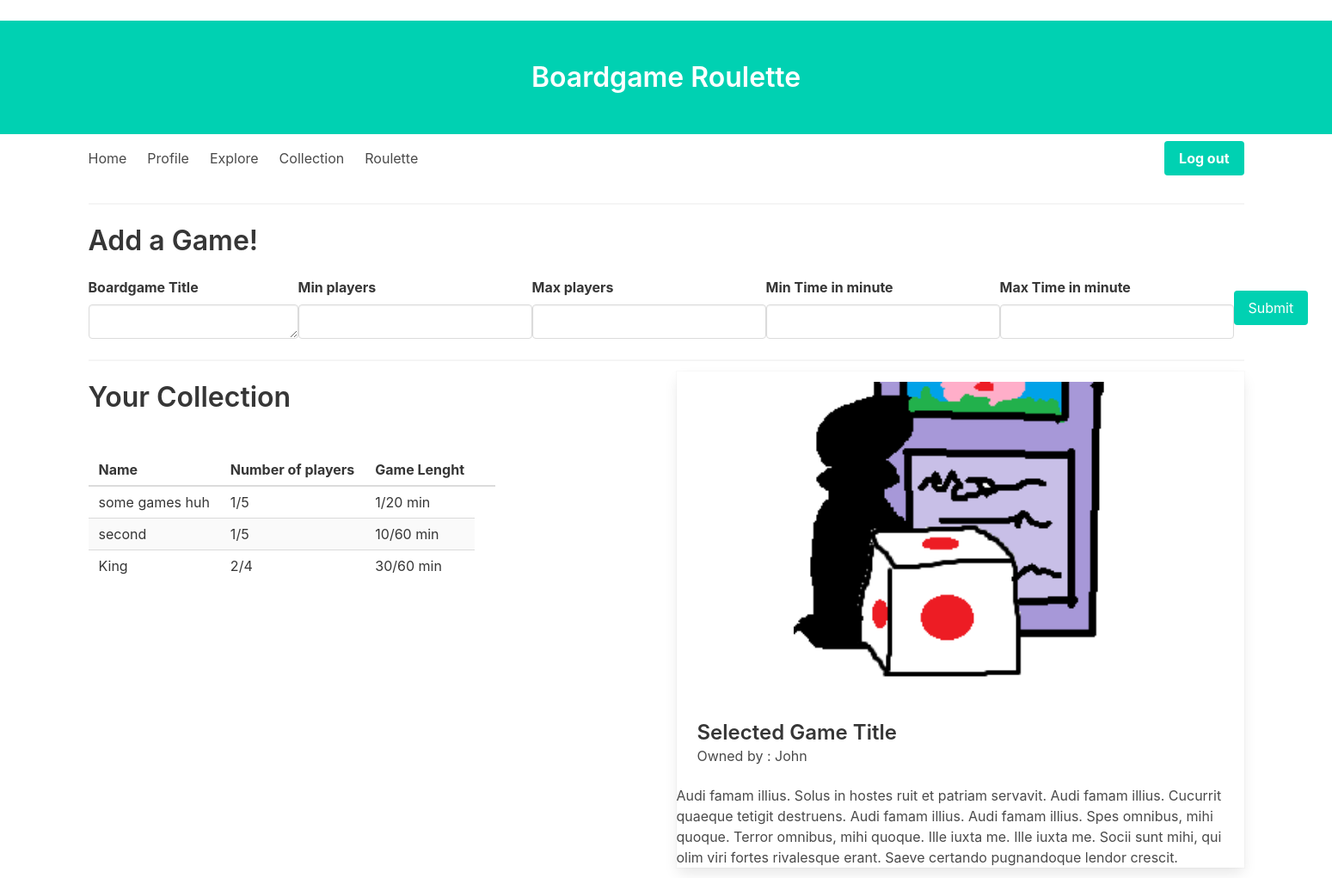
Page /collection (signed in) on the committed database.
### app/models.py (models this page shows, shortened)
class Boardgame(db.Model):
    id = db.Column(db.Integer, primary_key=True)
    title = db.Column(db.String(140))
    player_number_min = db.Column(db.Integer)
    player_number_max = db.Column(db.Integer)
    playtime_low = db.Column(db.Integer)
    playtime_max = db.Column(db.Integer)

### app/boardgame_views.py (the view, shortened to what this page needs)
@app.route("/collection", methods=["GET", "POST"])
@login_required
def collection():
    form = AddBoardgame()
    games = current_user.collection
    return render_template(
        "collection.html", title="Your collection", games=games, form=form
    )

### app/forms.py
class AddBoardgame(FlaskForm):
    title = TextAreaField(
        "Boardgame Title", validators=[DataRequired(), Length(min=1, max=140)]
    )
    player_number_min = IntegerField(
        "Min players", validators=[DataRequired(), NumberRange(min=1, max=None)]
    )
    player_number_max = IntegerField(
        "Max players", validators=[DataRequired(), NumberRange(min=1, max=None)]
    )
    playtime_low = IntegerField(
        "Min Time in minute", validators=[DataRequired(), NumberRange(min=0, max=None)]
    )
    playtime_max = IntegerField(
        "Max Time in minute", validators=[DataRequired(), NumberRange(min=0, max=None)]
    )
    submit = SubmitField("Add")

### app/models.py (called while the page is built)
@login.user_loader
def load_user(id):
    return User.query.get(int(id))

### app/user_views.py (called while the page is built)
@app.before_request
def before_request():
    if current_user.is_authenticated:
        current_user.last_seen = datetime.utcnow()
        db.session.commit()

### app/templates/collection.html (shortened to what this page needs)
﻿{% extends "base.html" %}
{% block content %}
    <div class="container">
    <h1 class="title">Add a Game!</h1>
    <form role="form" action="" method="post">
        <nav class="level">
            <div class="level-item">
                <div class="field">
                    <label class="label">{{ form.title.label }}</label>
                    <div class="control">
                        {{ form.title(class_="input") }}
                    </div>
                </div>
            </div>
<div class="level-item">
            <div class="field">
                <label class="label">{{ form.player_number_min.label }}</label>
                <div class="control">
                    {{ form.player_number_min(class_="input") }}
                </div>
            </div>
    </div>
<div class="level-item">
            <div class="field">
                <label class="label">{{ form.player_number_max.label }}</label>
                <div class="control">
                    {{ form.player_number_max(class_="input") }}
                </div>
            </div>
    </div>
            <div class="level-item">
            <div class="field">
                <label class="label">{{ form.playtime_low.label }}</label>
                <div class="control">
                    {{ form.playtime_low(class_="input") }}
                </div>
            </div>
</div>
<div class="level-item">
            <div class="field">
                <label class="label">{{ form.playtime_max.label }}</label>
                <div class="control">
                    {{ form.playtime_max(class_="input") }}
                </div>
            </div>
    </div>
<div class="level-item">
            <div class="field">
                <p class="control">
                    <button class="button is-primary">
                        Submit
                    </button>
                </p>
            </div>
    </div>
    </nav>
        </form>
        </div>
<hr>
<section>
    <div class="columns">
    <div class="column">
        <h1 class="title">Your Collection</h1>
        <table class="table is-striped">
            <thead>
                <tr>
                    <th>Name</th>
                    <th>Number of players</th>
                    <th>Game Lenght
                    <th>
                </tr>
            </thead>
            <tbody>
                {% for game in games %}
                {% include '_game.html' %}
                {% endfor %}
        </table>
    </div>
    <div class="column">
        <div class="card">
            <div class="columns">
                <div class="column is-one-fifth"></div>
                <div class="column is-three-fifths">
                    <figure class="image is-centered">
                        <img src="/static/icon.jpeg" alt="Placeholder image">
                    </figure>
                </div>
                <div class="column is-one-fifth"></div>
            </div>
            <div class="card-content">
                <div class="media-content">
                    <p class="title is-4">Selected Game Title</p>
                    <p class="subtitle is-6">Owned by : John</p>
                </div>
            </div>
            <div class="content">
            Audi famam illius.
            Solus in hostes ruit
            et patriam servavit.
            Audi famam illius.
            Cucurrit quaeque
            tetigit destruens.
            Audi famam illius.
            Audi famam illius.
            Spes omnibus, mihi quoque.
            Terror omnibus, mihi quoque.
            Ille
            iuxta me.
            Ille iuxta me.
            Socii sunt mihi,
            qui olim viri fortes
            rivalesque erant.
            Saeve certando pugnandoque
            lendor crescit.
            </div>
        </div>
    </div>
        </div>
</section>
{% endblock %}

### app/templates/_game.html (shortened to what this page needs)
    <tr>
        <td>
                {{ game.title }}
        </td>
        <td>
                {{ game.player_number_min }}/{{ game.player_number_max }}
        </td>
        <td>
                {{ game.playtime_low }}/{{ game.playtime_max }} min
        </td>
    </tr>

### rows in the picture
Boardgame: title "some games huh", player_number_min "1", player_number_max "5", playtime_low "1", playtime_max "20"
Boardgame: title "second", player_number_min "1", player_number_max "5", playtime_low "10", playtime_max "60"
Boardgame: title "King", player_number_min "2", player_number_max "4", playtime_low "30", playtime_max "60"
